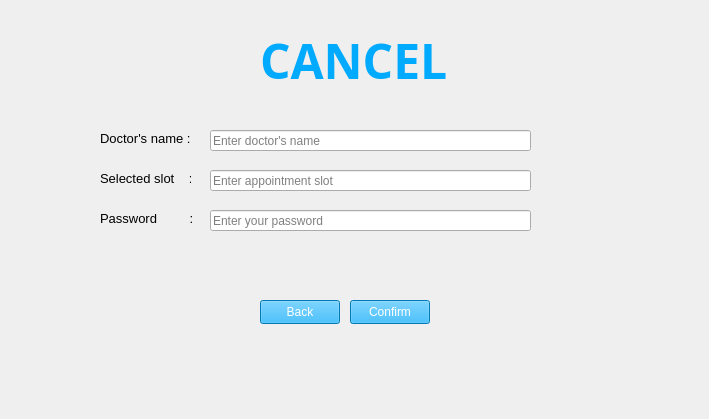
    <widget class="QWidget" name="cancel">
     <widget class="QLabel" name="img_15">
      <property name="geometry">
       <rect>
        <x>0</x>
        <y>0</y>
        <width>700</width>
        <height>410</height>
       </rect>
      </property>
      <property name="text">
       <string/>
      </property>
      <property name="pixmap">
       <pixmap>../Resourses/img3.jpg</pixmap>
      </property>
      <property name="scaledContents">
       <bool>true</bool>
      </property>
     </widget>
     <widget class="QLabel" name="text_20">
      <property name="geometry">
       <rect>
        <x>260</x>
        <y>20</y>
        <width>211</width>
        <height>81</height>
       </rect>
      </property>
      <property name="font">
       <font>
        <family>Bahnschrift SemiBold</family>
        <pointsize>36</pointsize>
        <bold>true</bold>
       </font>
      </property>
      <property name="focusPolicy">
       <enum>Qt::NoFocus</enum>
      </property>
      <property name="acceptDrops">
       <bool>false</bool>
      </property>
      <property name="autoFillBackground">
       <bool>false</bool>
      </property>
      <property name="styleSheet">
       <string notr="true">color: rgb(41, 48, 48);
color: rgb(0, 170, 255);</string>
      </property>
      <property name="text">
       <string>CANCEL</string>
      </property>
      <property name="textFormat">
       <enum>Qt::AutoText</enum>
      </property>
      <property name="scaledContents">
       <bool>false</bool>
      </property>
     </widget>
     <widget class="QPushButton" name="cancel_3">
      <property name="geometry">
       <rect>
        <x>350</x>
        <y>300</y>
        <width>80</width>
        <height>24</height>
       </rect>
      </property>
      <property name="styleSheet">
       <string notr="true">color: rgb(255, 255, 255);
background-color: rgb(0, 170, 255);</string>
      </property>
      <property name="text">
       <string>Confirm</string>
      </property>
     </widget>
     <widget class="QLineEdit" name="c_doc">
      <property name="geometry">
       <rect>
        <x>210</x>
        <y>130</y>
        <width>321</width>
        <height>21</height>
       </rect>
      </property>
      <property name="placeholderText">
       <string>Enter doctor's name</string>
      </property>
     </widget>
     <widget class="QLineEdit" name="c_slot">
      <property name="geometry">
       <rect>
        <x>210</x>
        <y>170</y>
        <width>321</width>
        <height>21</height>
       </rect>
      </property>
      <property name="placeholderText">
       <string>Enter appointment slot</string>
      </property>
     </widget>
     <widget class="QLineEdit" name="c_pass">
      <property name="geometry">
       <rect>
        <x>210</x>
        <y>210</y>
        <width>321</width>
        <height>21</height>
       </rect>
      </property>
      <property name="echoMode">
       <enum>QLineEdit::Password</enum>
      </property>
      <property name="placeholderText">
       <string>Enter your password</string>
      </property>
     </widget>
     <widget class="QLabel" name="text_61">
      <property name="geometry">
       <rect>
        <x>100</x>
        <y>130</y>
        <width>91</width>
        <height>16</height>
       </rect>
      </property>
      <property name="maximumSize">
       <size>
        <width>16777215</width>
        <height>16777215</height>
       </size>
      </property>
      <property name="font">
       <font>
        <pointsize>10</pointsize>
       </font>
      </property>
      <property name="text">
       <string>Doctor's name : </string>
      </property>
     </widget>
     <widget class="QLabel" name="text_62">
      <property name="geometry">
       <rect>
        <x>100</x>
        <y>170</y>
        <width>91</width>
        <height>16</height>
       </rect>
      </property>
      <property name="maximumSize">
       <size>
        <width>16777215</width>
        <height>16777215</height>
       </size>
      </property>
      <property name="font">
       <font>
        <pointsize>10</pointsize>
       </font>
      </property>
      <property name="text">
       <string>Selected slot    :</string>
      </property>
     </widget>
     <widget class="QLabel" name="text_63">
      <property name="geometry">
       <rect>
        <x>100</x>
        <y>210</y>
        <width>101</width>
        <height>16</height>
       </rect>
      </property>
      <property name="maximumSize">
       <size>
        <width>16777215</width>
        <height>16777215</height>
       </size>
      </property>
      <property name="font">
       <font>
        <pointsize>10</pointsize>
       </font>
      </property>
      <property name="text">
       <string>Password         :</string>
      </property>
     </widget>
     <widget class="QPushButton" name="back_10">
      <property name="geometry">
       <rect>
        <x>260</x>
        <y>300</y>
        <width>80</width>
        <height>24</height>
       </rect>
      </property>
      <property name="styleSheet">
       <string notr="true">color: rgb(255, 255, 255);
background-color: rgb(0, 170, 255);</string>
      </property>
      <property name="text">
       <string>Back</string>
      </property>
     </widget>
    </widget>
